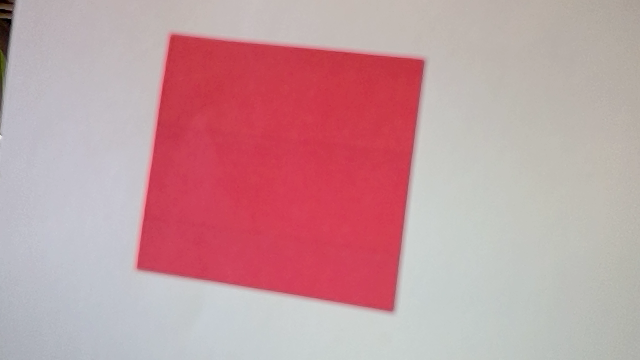
#> input picture RPi/Color Stuff/testColorImg.png, 640 x 360 px
$ python ImgTester.py
#> lines starting #> are read from the running program, lines starting #| are printed output that depends on the picture; after the words box and inside, x2 and y2 are one past the last pixel; in counts of white or black regions, pixels touching at a corner belong together; long printed decimals are rounded
### RPi/ColorDetector.py
import numpy as np
import cv2
import time
from LetterDetector import *


def cuts(img, direction, height, width, value = 0, bf=False):
    LRCUT = 15 # Modifier for LEFT & RIGHT
    TBCUT = 20 # Modifier for TOP & BOTTOM
    modifier = 8 # Modifier for TOP
    otherModifier = 50 # Modifier for BOTTOM
    inverseModifier = 15 # Modifier for LEFT
    otherInverseModifier = 15 # Modifier for RIGHT
    if bf:
        modifier+=5

    img[0:TBCUT+modifier, :] = value # Cut TOP of frame
    img[height-TBCUT-otherModifier:height, :] = value # Cut BOTTOM of frame

    if direction=="left":
        inverseModifier += 25
    if direction=="right":
        otherInverseModifier += 25

    img[:, 0:LRCUT+inverseModifier] = value # Cut left of image
    img[:, width-LRCUT-otherInverseModifier:width] = value # Cut right of image

    return img

# Using in range
'''
def getColorVictimVectorized(img, showFrame=True, frameCounting=False, frameCount=1):
    return None
    (height, width, depth) = img.shape # BGR Image
    #print("img Shape:", img.shape)

    redLowerBound = np.array([0, 108, 0])
    redUpperBound = np.array([21, 255, 255])

    yellowLowerBound = np.array([0, 118, 108])
    yellowUpperBound = np.array([179, 255, 255])

    greenLowerBound = np.array([35, 43, 0])
    greenUpperBound = np.array([179, 255, 255])

    hsv = cv2.cvtColor(img, cv2.COLOR_BGR2HSV)
    redThresh = cv2.inRange(hsv, redLowerBound, redUpperBound)
    yellowThresh = cv2.inRange(hsv, yellowLowerBound, yellowUpperBound)
    greenThresh = cv2.inRange(hsv, greenLowerBound, greenUpperBound)

    #print("I\'m CUTTING")
    redThresh = cuts(redThresh, height, width)
    yellowThresh = cuts(yellowThresh, height, width)
    greenThresh = cuts(greenThresh, height, width)

    if showFrame:
        cv2.imshow("redThresh", redThresh)
        cv2.imshow("yellowThresh", yellowThresh)
        cv2.imshow("greenThresh", greenThresh)

    areaFilterMin = 700
    hwRatio = 1.25

    # Contour Detection
    contours, h = cv2.findContours(yellowThresh, cv2.RETR_TREE, cv2.CHAIN_APPROX_SIMPLE) # Should only be one contour because of image
    foundYellowVictim = False
    for i, c in enumerate(contours):
        if(cv2.contourArea(c)>areaFilterMin):
            #GETTING BOUNDING RECTANGLE
            rect = cv2.boundingRect(c)
            x,y,w,h = rect
            if hwRatio*h < w or hwRatio*w < h: # If image dimensions are unreasonable
                continue
            else:
                foundYellowVictim = True
            if showFrame:
                cv2.imshow("ROI", img[y:y+h, x:x+w])

    # Victim Detection Logic
    if foundYellowVictim:
        return "Yellow"

    # Contour Detection
    contours, h = cv2.findContours(redThresh, cv2.RETR_TREE, cv2.CHAIN_APPROX_SIMPLE) # Should only be one contour because of image
    foundRedVictim = False
    for i, c in enumerate(contours):
        if(cv2.contourArea(c)>areaFilterMin):
            #GETTING BOUNDING RECTANGLE
            rect = cv2.boundingRect(c)
            x,y,w,h = rect
            if hwRatio*h < w or hwRatio*w < h: # If image dimensions are unreasonable
                continue
            else:
                foundRedVictim = True
            if showFrame:
                cv2.imshow("ROI", img[y:y+h, x:x+w])

    # Victim Detection Logic
    if foundRedVictim:
        return "RED"

    # Contour Detection
    contours, h = cv2.findContours(greenThresh, cv2.RETR_TREE, cv2.CHAIN_APPROX_SIMPLE) # Should only be one contour because of image
    foundGreenVictim = False
    for i, c in enumerate(contours):
        if(cv2.contourArea(c)>areaFilterMin):
            #GETTING BOUNDING RECTANGLE
            rect = cv2.boundingRect(c)
            x,y,w,h = rect
            if hwRatio*h < w or hwRatio*w < h: # If image dimensions are unreasonable
                continue
            else:
                foundGreenVictim = True
            if showFrame:
                cv2.imshow("ROI", img[y:y+h, x:x+w])

    # Victim Detection Logic
    if foundGreenVictim:
        return "GREEN"

    return None

    #cv2.waitKey()
'''

# Using BGR Numpy filtering
def getColorVictimVectorized(img, direction="right", showFrame=True, frameCounting=False, frameCount=1):
    #return None
    '''if img == None:
        return None'''
    (height, width, depth) = img.shape # BGR Image
    #print("img Shape:", img.shape)

    blueChannel = img[:,:,0]
    greenChannel = img[:,:,1]
    redChannel = img[:,:,2]
    #lowerBound = np.array([10, 10, 10])
    #upperBound = np.array([255, 255, 255])

    gray = cv2.cvtColor(img, cv2.COLOR_BGR2GRAY)
    gray = cuts(gray, direction, height, width, 0)
    thresh = cv2.threshold(gray, 15, 255, cv2.THRESH_BINARY)[1]
    #thresh = cv2.inRange(img, lowerBound, upperBound)

    #Don't detect black letters
    thresh[np.logical_and(np.logical_and(blueChannel < 35, greenChannel < 35), redChannel < 35)] = 0

    if showFrame:
        cv2.imshow("thresh - color", thresh)

    #thresh += 20
    #print(img[height//2 + 20][width//2 + 20])
    areaFilterMin = 700 # 800 on easy 2 field
    areaFilterMax = 458483098410923840
    hwRatio = 1.65

    # Filtering for Yellow
    yellowFilter = np.zeros((height, width), dtype="uint8")
    yellowFilterBool = np.logical_and(np.logical_and((greenChannel * 0.5 > blueChannel), (redChannel * 0.5 > blueChannel)), (np.absolute(greenChannel.astype(int)-redChannel.astype(int)) < 30)) # Make sure both Red and Green are much larger than blue as well as red and gren not too far from each other
    #print("Abs diff:", int(greenChannel[height//2][width//2]) - int(redChannel[height//2][width//2]))
    #yellowFilterBool = np.logical_and((greenChannel * 0.55 > blueChannel), (redChannel * 0.55 > blueChannel))
    yellowFilter[yellowFilterBool == True] = 255
    yellowFiltered = np.bitwise_and(thresh, yellowFilter)
    if showFrame:
        cv2.imshow('yellowFiltered', yellowFiltered)

    # Area Filter Contours
    yellowAreaFiltered = areaFilter(yellowFiltered)

    # Contour Detection
    contours, h = cv2.findContours(yellowAreaFiltered, cv2.RETR_TREE, cv2.CHAIN_APPROX_SIMPLE) # Should only be one contour because of image
    foundYellowVictim = False
    for i, c in enumerate(contours):
        if(cv2.contourArea(c)>areaFilterMin and cv2.contourArea(c)<areaFilterMax):
            #GETTING BOUNDING RECTANGLE
            rect = cv2.boundingRect(c)
            x,y,w,h = rect
            if hwRatio*h < w or hwRatio*w < h: # If image dimensions are unreasonable
                continue
            else:
                foundYellowVictim = True
            print("Area of ROI Contour:", cv2.contourArea(c))
            print("HW Ratio:", h/w, "WH Ratio:", w/h)
            if showFrame:
                cv2.imshow("ROI", img[y:y+h, x:x+w])

    # Victim Detection Logic
    if foundYellowVictim:
        return "Yellow"

    # Filtering for Red
    redFilter = np.zeros((height, width), dtype="uint8")
    redFilterBool = redChannel * 0.50 > greenChannel #red/g ratio is 0.4 for easy 2 field
    redFilter[redFilterBool == True] = 255
    redFiltered = np.bitwise_and(thresh, redFilter)

    if showFrame:
        cv2.imshow('redFiltered', redFiltered)

    # Area Filter Contours
    redAreaFiltered = areaFilter(redFiltered)

    # Contour Detection
    contours, h = cv2.findContours(redAreaFiltered, cv2.RETR_TREE, cv2.CHAIN_APPROX_SIMPLE) # Should only be one contour because of image
    foundRedVictim = False
    for i, c in enumerate(contours):
        if(cv2.contourArea(c)>areaFilterMin and cv2.contourArea(c)<areaFilterMax):
            #GETTING BOUNDING RECTANGLE
            rect = cv2.boundingRect(c)
            x,y,w,h = rect
            if hwRatio*h < w or hwRatio*w < h: # If image dimensions are unreasonable
                continue
            else:
                foundRedVictim = True
            print("Area of ROI Contour:", cv2.contourArea(c))
            print("HW Ratio:", h/w, "WH Ratio:", w/h)
            if showFrame:
                cv2.imshow("ROI", img[y:y+h, x:x+w])

    # Victim Detection Logic
    if foundRedVictim:
        return "RED"

    # Filtering for Green
    greenFilter = np.zeros((height, width), dtype="uint8")
    greenFilterBool = greenChannel * 0.55 > redChannel
    greenFilter[greenFilterBool == True] = 255
    greenFiltered = np.bitwise_and(thresh, greenFilter)
    if showFrame:
        cv2.imshow('greenFiltered', greenFiltered)

    # Area Filter Contours
    greenAreaFiltered = areaFilter(greenFiltered)

     # Contour Detection
    contours, h = cv2.findContours(greenAreaFiltered, cv2.RETR_TREE, cv2.CHAIN_APPROX_SIMPLE) # Should only be one contour because of image
    foundGreenVictim = False
    for i, c in enumerate(contours):
        if(cv2.contourArea(c)>areaFilterMin and cv2.contourArea(c)<areaFilterMax):
            #GETTING BOUNDING RECTANGLE
            rect = cv2.boundingRect(c)
            x,y,w,h = rect
            if hwRatio*h < w or hwRatio*w < h: # If image dimensions are unreasonable
                continue
            else:
                foundGreenVictim = True
            print("Area of ROI Contour:", cv2.contourArea(c))
            print("HW Ratio:", h/w, "WH Ratio:", w/h)
            if showFrame:
                cv2.imshow("ROI", img[y:y+h, x:x+w])

    # Victim Detection Logic
    if foundGreenVictim:
        return "GREEN"

    return None

    #cv2.waitKey()
'''
# --------------------------------------------------------------

def getColorVictim(img, showFrame=True, frameCounting=False, frameCount=1):
    (height, width, depth) = img.shape # BGR Image
    #print("img Shape:", img.shape)
    gray = cv2.cvtColor(img, cv2.COLOR_BGR2GRAY)
    thresh = cv2.threshold(gray, 70, 255, cv2.THRESH_BINARY)[1]
    cv2.imshow("thresh", thresh)
    #print("Thresh Shape:", thresh.shape)
    #print(img[height//2][width//2])
    ratios = np.zeros((height, width, 1), dtype="uint8") # B/G, B/R, G/R
    # [8 lines of commented-out code are left out]
    for i in range(height):
        for j in range(width):
            if img[i][j][2] * 0.67 > img[i][j][1]: # Red Channel * 0.67 > Blue Channel
                ratios[i][j] = 255
            else:
                ratios[i][j] = 0
    #print(filter)
    filtered = cv2.bitwise_and(thresh, ratios)
    #filtered = np.bitwise_and(thresh, filters)
    #frame.imshow('img',img)
    cv2.imshow('filtered', filtered)
'''

### RPi/LetterDetector.py
import cv2
import numpy as np
import time
#import pytesseract

#pytesseract.pytesseract.tesseract_cmd = r'C:\Program Files\Tesseract-OCR\tesseract.exe'

def areaFilter(img, maxArea=400):
    contours, h = cv2.findContours(img, cv2.RETR_EXTERNAL, cv2.CHAIN_APPROX_SIMPLE) # Get all contours for areaFilter to calculate area via contours

    # Calculating areas of each contour
    #areas = [cv2.contourArea(c) for c in contours]
    areas = []
    for i in range(0,len(contours)):
        area = cv2.contourArea(contours[i])
        areas.append(area)

    #print(areas)

    if len(areas) > 0:
        for i in range(0, len(contours)):
            if areas[i] < maxArea:
                cv2.drawContours(img, contours, i, (0,0,0), cv2.FILLED)

    return img

# [38 lines left out: functions RotateImage, cuts, fixContourAngle, not called in this run]

#------------------------------------------------------------------------------------------------------

height = 0
width = 0
depth = 0
hwRatio = 1.7

# [188 lines left out: functions getLetter, processLetter, not called in this run]

### RPi/Color Stuff/ImgTester.py
import numpy as np
import cv2
from ColorDetector import *


frame = cv2.imread("testColorImg.png")
#> frame is the input picture: shape (360, 640, 3); mean B, G, R 159.2, 154.2, 195.5
cv2.imshow("Frame", frame)
getColorVictimVectorized(frame)
#> in getColorVictimVectorized, `redChannel = img[:,:,2]`:
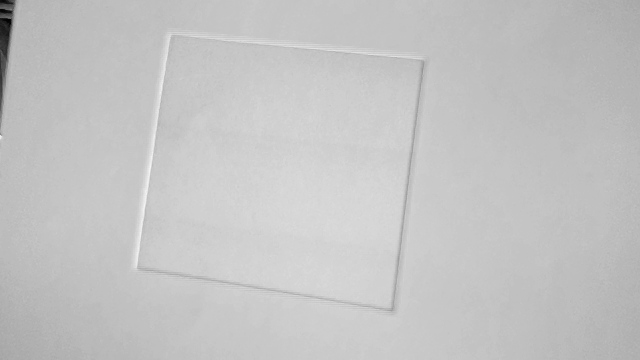
#> redChannel: shape (360, 640); min 3, max 245, mean 195.5
#> in getColorVictimVectorized, `gray = cv2.cvtColor(img, cv2.COLOR_BGR2GRAY)`:
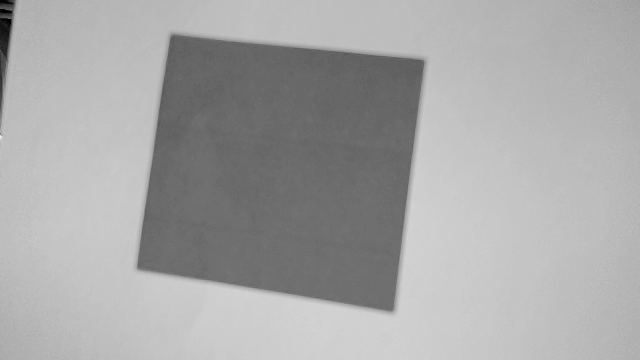
#> gray: shape (360, 640); min 1, max 235, mean 167.2
#> in cuts, `img[:, width-LRCUT-otherInverseModifier:width] = value`:
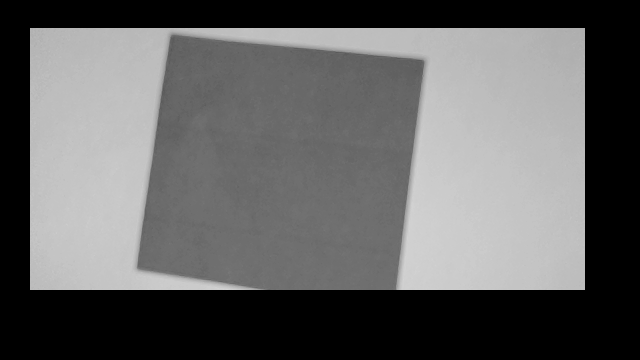
#> img: shape (360, 640); min 0, max 211, mean 98.2
#> in getColorVictimVectorized, `thresh = cv2.threshold(gray, 15, 255, cv2.THRESH_BINARY)[1]`:
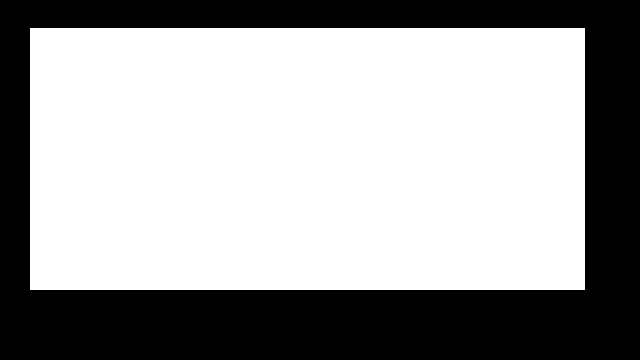
#> thresh: shape (360, 640); 63.1% white; 1 black region, box (x1, y1, x2, y2) and area: (0, 0, 640, 360) 84990
#> in getColorVictimVectorized, `yellowFilterBool = np.logical_and(np.logical_and((greenChannel * 0.5 >..`:
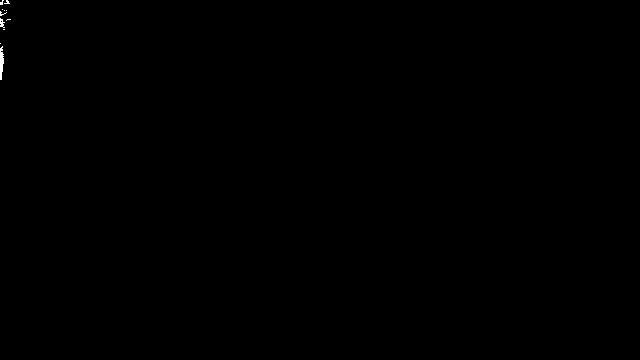
#> yellowFilterBool: shape (360, 640) bool; 0.08% white; 11 white regions (9 under 20 px), largest, box (x1, y1, x2, y2) and area: (0, 46, 4, 80) 96, (0, 18, 5, 28) 29
#> in getColorVictimVectorized, `yellowFiltered = np.bitwise_and(thresh, yellowFilter)`: yellowFiltered: shape (360, 640); every value is 0
#> in areaFilter, `contours, h = cv2.findContours(img, cv2.RETR_EXTERNAL, cv2.CHAIN_APPRO..`: contours = []; h = None
#> after the loop in areaFilter, `for i in range(0,len(contours)):`: areas = []
#> in getColorVictimVectorized, `contours, h = cv2.findContours(yellowAreaFiltered, cv2.RETR_TREE, cv2...`: h = None
#> in getColorVictimVectorized, `redFilterBool = redChannel * 0.50 > greenChannel`: redFilterBool: shape (360, 640) bool; 27.3% white; 6 white regions (2 under 20 px), largest, box (x1, y1, x2, y2) and area: (137, 34, 423, 310) 62714, (0, 19, 11, 36) 77, (0, 0, 13, 4) 37, (0, 9, 11, 14) 36
#> in getColorVictimVectorized, `redFiltered = np.bitwise_and(thresh, redFilter)`:
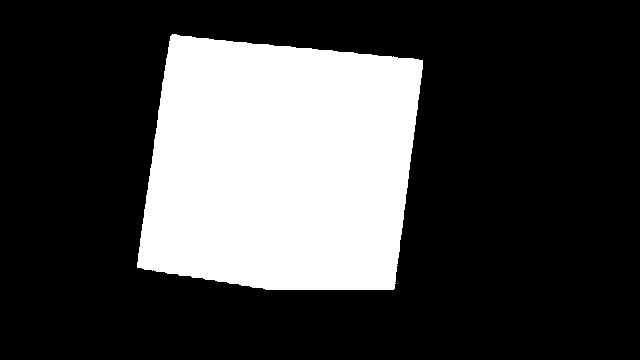
#> redFiltered: shape (360, 640); 26.7% white; 1 white region
#> in areaFilter (call 2), `contours, h = cv2.findContours(img, cv2.RETR_EXTERNAL, cv2.CHAIN_APPRO..`: contours = 1 contour; box (x1, y1, x2, y2) and area: (137, 34, 423, 290) 60938; h = [[-1, -1, -1, -1]]
#> the loop in areaFilter (call 2), `for i in range(0,len(contours)):` made 1 pass
#> area on pass 1: 60938
#> the loop in areaFilter (call 2), `for i in range(0, len(contours)):` made 1 pass
#> the loop in getColorVictimVectorized, `for i, c in enumerate(contours):` made 1 pass
#> (x, y, w, h, foundRedVictim) on pass 1: (137, 34, 286, 256, True)
#| Area of ROI Contour: 60938.0
#| HW Ratio: 0.8951 WH Ratio: 1.117
#> pass 1, in getColorVictimVectorized, `cv2.imshow("ROI", img[y:y+h, x:x+w])`:
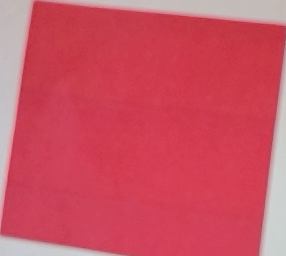
#> window 'ROI': shape (256, 286, 3); mean B, G, R 97.7, 80.6, 204.7
cv2.waitKey(0)
cv2.destroyAllWindows()
#cap.release()
